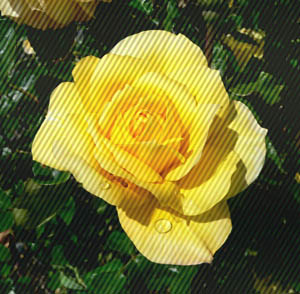
#> input picture Files used as input/img18.bmp, 300 x 294 px, found by its file name
$ python 'C6_4 interactive_selective_filter_design.py'
#> lines starting #> are read from the running program, lines starting #| are printed output that depends on the picture
### Chapter 09/my_package/my_functions.py
#======================================================================
# Purpose : creating custom functions for usage
#======================================================================

import matplotlib.pyplot as plt
import cv2
import numpy as np

# Function my_imshow is used to display image using matplotlib method and is
# usually used with subplots

def my_imshow(input_image,str='',ax='Nothing Passed'):
    if ax=='Nothing Passed':
        fig1,ax1=plt.subplots()
        fig1.show()
        if input_image.ndim==3:
            plt.imshow(cv2.cvtColor(input_image, cv2.COLOR_BGR2RGB))
        else:
            plt.imshow(cv2.cvtColor(input_image, cv2.COLOR_GRAY2RGB))
        plt.axis("off")
        plt.gca().set_title(str)
        return fig1,ax1
    else:
        if input_image.ndim==3:
            ax.imshow(cv2.cvtColor(input_image, cv2.COLOR_BGR2RGB))
        else:
            ax.imshow(cv2.cvtColor(input_image, cv2.COLOR_GRAY2RGB))
        ax.axis("off")
        ax.set_title(str)

# Function norm_uint8 defined below,
# Normalises and convert to uint8 an input_image and return the same, usually
# used while displaying a grayscale image which has been converted to float32
# during processing

def norm_uint8(input_image):
    input_image=input_image-np.min(input_image)
    input_image=255*input_image/np.max(input_image)
    input_image=np.uint8(input_image)
    return input_image


### Chapter 06/C6_4 interactive_selective_filter_design.py
#======================================================================
# PURPOSE : Interactive filter design
#======================================================================
import cv2,matplotlib.pyplot as plt
import numpy as np
import scipy.fft as sfft
import my_package.my_functions as mf # This is a user defined package
# one may find the details related to its contents and usage in section XXX

#----------------------------------------------------------------------
#    Butterworth Lowpass filter design
#----------------------------------------------------------------------
def Butter_LPF(freq_points,fc,n):
    FREQfilter=np.zeros((freq_points,freq_points))
    # Creating 2D freq. grid for Butterworth filter generation in freq. domain
    f_positions_norm=np.linspace(0,freq_points,freq_points)
    fx=f_positions_norm/np.max(f_positions_norm)-0.5
    fy=fx                  # Because we are taking circularly symmetry
    fxx,fyy=np.meshgrid(fx,fy)  # 2 arrays of fx & fy coordinates in 2D
    # 2D Butterworth creation (fc is already -3db frequency)
    FREQfilter=np.sqrt(1/(1+((np.sqrt(fxx**2+fyy**2))/(fc))**(2*n)))
    return(FREQfilter)

#----------------------------------------------------------------------
#    Importing and displaying image in space domain
#----------------------------------------------------------------------
input_image=np.float32(cv2.imread('img18.bmp',0))
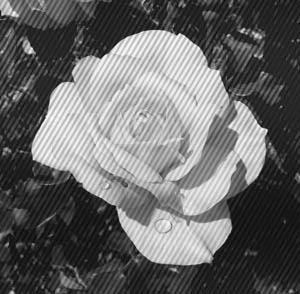
#> input_image: shape (294, 300) float32; min 4, max 253, mean 102.3
r,c=np.shape(input_image)
#> r = 294; c = 300
fig1,ax1=plt.subplots(2,2)
fig1.show()
# Input Image (spatial domain)
mf.my_imshow(mf.norm_uint8(input_image),'(a) Input',ax1[0,0])
# Output Image (spatial domain- default initialisation)
mf.my_imshow(mf.norm_uint8(input_image),'(b) Output',ax1[0,1])

#----------------------------------------------------------------------
# Designing Patch of Butterworth HPF for Interactive click
#----------------------------------------------------------------------
freq_points=np.max([r,c])
#> freq_points = 300
PatchBy2=np.int16(freq_points/10)
#> PatchBy2 = 30
patch=2*PatchBy2
#> patch = 60
patch_filter=1-Butter_LPF(patch,.2,5)

#----------------------------------------------------------------------
# Image in normalised frequency domain (Magnitude Plot)
#----------------------------------------------------------------------
FFTimg=sfft.fft2(input_image,[freq_points,freq_points])
MAGimg=np.abs(sfft.fftshift(FFTimg))
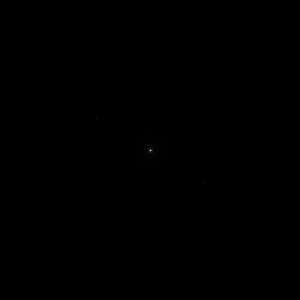
#> MAGimg: shape (300, 300) float32; min 3.64, max 9019250, mean 3829.3; drawn with min black and max white
# Input Image (frequency domain)
mf.my_imshow(mf.norm_uint8(np.log(1+MAGimg[PatchBy2:(freq_points-PatchBy2),PatchBy2:(freq_points-PatchBy2)])),"(c) Input (Mag)",ax1[1,0])
#> in norm_uint8 (call 3), `input_image=input_image-np.min(input_image)`:
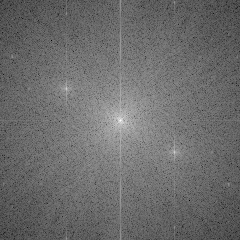
#> input_image: shape (240, 240) float32; min 0, max 14.48, mean 6.16; drawn with min black and max white
# Output Image (frequency domain- default initialisation)
mf.my_imshow(mf.norm_uint8(np.log(1+MAGimg[PatchBy2:(freq_points-PatchBy2),PatchBy2:(freq_points-PatchBy2)])),"(d) Output (Mag)",ax1[1,1])


#----------------------------------------------------------------------
#    Designing interactive filter
#----------------------------------------------------------------------
# Frequency domain filter
FREQfilter=np.ones((freq_points,freq_points))

# Infinite Loop for creating interactive filter
# and editing the response in realtime
while(True):
    # Getting the coordinates of mouse
#> (the run stopped early here; a loop or call above may not have finished)

$ run again, with Files used as input/img1.bmp copied over Files used as input/img18.bmp
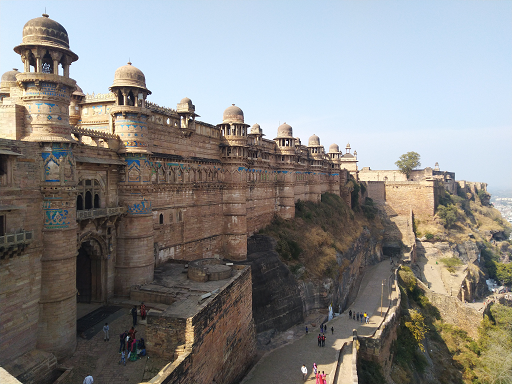
#> input picture Files used as input/img1.bmp, 512 x 384 px, found by its file name
#> `input_image=np.float32(cv2.imread('img18.bmp',0))`:
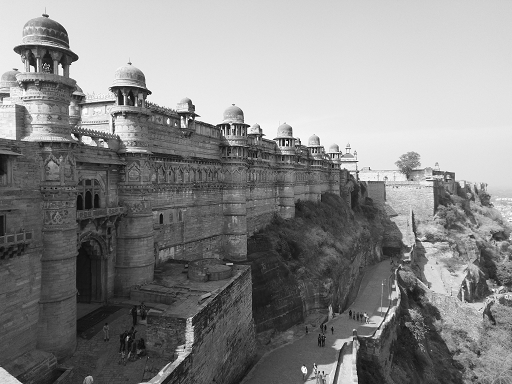
#> input_image: shape (384, 512) float32; min 0, max 255, mean 135.1
#> in norm_uint8 (call 3), `input_image=input_image-np.min(input_image)`:
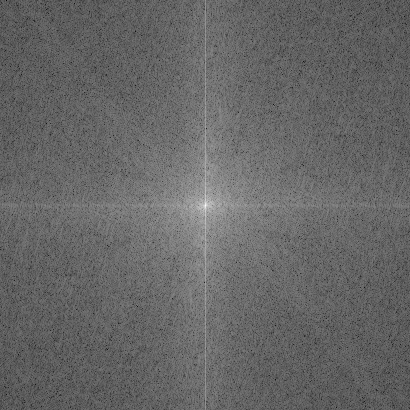
#> input_image: shape (410, 410) float32; min 0, max 14.12, mean 5.7; drawn with min black and max white

$ run again, with Files used as input/img10.bmp copied over Files used as input/img18.bmp
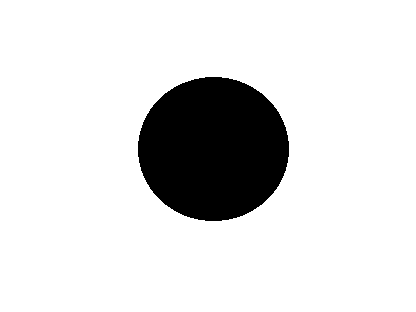
#> input picture Files used as input/img10.bmp, 416 x 312 px, found by its file name
#> in norm_uint8 (call 3), `input_image=input_image-np.min(input_image)`:
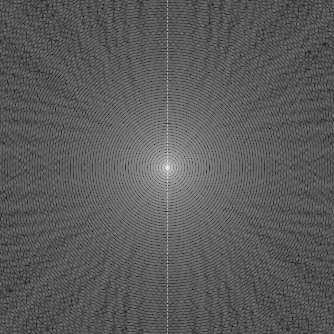
#> input_image: shape (334, 334) float32; min 0, max 14.42, mean 5.18; drawn with min black and max white

$ run again, with Files used as input/img11.bmp copied over Files used as input/img18.bmp
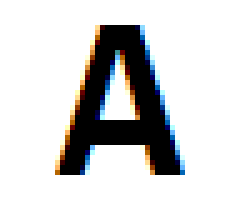
#> input picture Files used as input/img11.bmp, 49 x 42 px, found by its file name (shown 5 times larger)
#> `MAGimg=np.abs(sfft.fftshift(FFTimg))`:
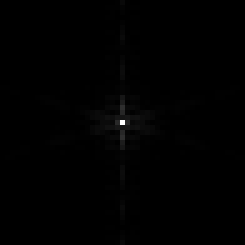
#> MAGimg: shape (49, 49) float32 (shown 5 times larger); min 9.12, max 430378, mean 1998.7; drawn with min black and max white
#> in norm_uint8 (call 3), `input_image=input_image-np.min(input_image)`:
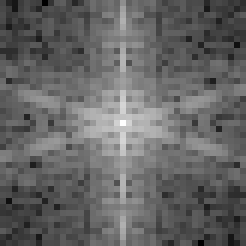
#> input_image: shape (41, 41) float32 (shown 6 times larger); min 0, max 10.45, mean 4.14; drawn with min black and max white
